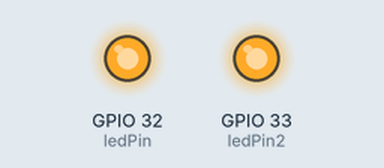
Recording of a sketch running on a simulated ESP32. On the bench: output pins drawn as LEDs (lit = HIGH).

Above: at 0.05 s.
Timing chart, 0 to 3.0 s (numbered marks = the images above):
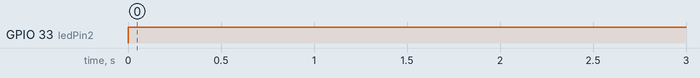

The sketch:

ledBlink.ino
```cpp
int ledPin = 32;
int ledPin2 = 33;
int tempo = 300;

void setup() {
  pinMode(ledPin, OUTPUT);
  pinMode(ledPin2, OUTPUT);
}

void loop() {
  digitalWrite(ledPin, HIGH);
  digitalWrite(ledPin2, HIGH);
  delay(tempo);
  digitalWrite(ledPin, LOW);
  digitalWrite(ledPin2, LOW);
}
```

Measured:
- by itself, GPIO 33 (ledPin2): LOW → HIGH at 0.00 s
